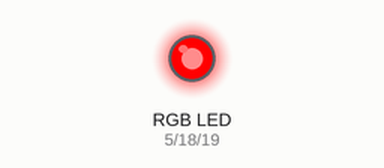
This sketch was run on a simulated ESP32. On the bench: an RGB LED mixed from three pins (HIGH = lit). Nothing arrives over Bluetooth unless stated; a phone connects over Bluetooth LE 3 s after start.

Above: at 0.3 s.
At 1.3 s:
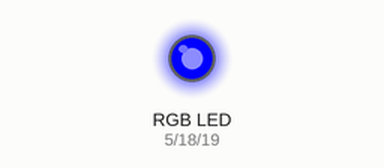
At 2.9 s:
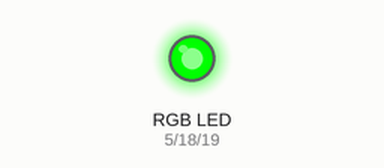
At 4.1 s:
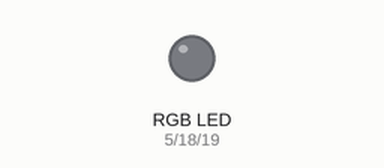
Timing chart, 0 to 5.6 s (numbered marks = the images above):
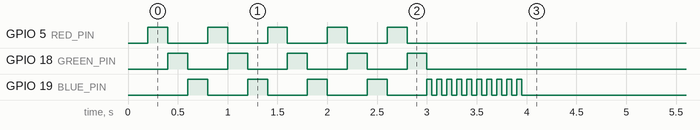

The sketch:

pomo_light.ino
```cpp
#include <BLEDevice.h>
#include <BLEServer.h>
#include <BLEUtils.h>
#include <BLE2902.h>

#define DEVICE_NAME "Pomo Light #1"

#define RED_PIN 5
#define GREEN_PIN 18
#define BLUE_PIN 19

typedef struct {
    uint8_t red;
    uint8_t green;
    uint8_t blue;
} RGBValue;

RGBValue colors;
bool packetOpened;
uint8_t packetPosition;

void setColors(uint8_t red, uint8_t green, uint8_t blue) {
    ledcWrite(1, red);
    ledcWrite(2, green);
    ledcWrite(3, blue);
}

void updateColors(RGBValue values) {
    setColors(values.red, values.green, values.blue);
}

BLEServer *pServer = NULL;
BLECharacteristic * pTxCharacteristic;
bool deviceConnected = false;
bool oldDeviceConnected = false;
uint8_t txValue = 0;

#define SERVICE_UUID           "6E400001-B5A3-F393-E0A9-E50E24DCCA9E" // UART service UUID
#define CHARACTERISTIC_UUID_RX "6E400002-B5A3-F393-E0A9-E50E24DCCA9E"
#define CHARACTERISTIC_UUID_TX "6E400003-B5A3-F393-E0A9-E50E24DCCA9E"


class MyServerCallbacks: public BLEServerCallbacks {
    void onConnect(BLEServer* pServer) {
        setColors(0, 0, 0);
        for (int i = 0; i < 10; i++) {
            setColors(0, 0, 255);
            delay(50);
            setColors(0, 0, 0);
            delay(50);
        }

        setColors(0, 0, 0);
        deviceConnected = true;
    };

    void onDisconnect(BLEServer* pServer) {
        setColors(0, 0, 0);
        for (int i = 0; i < 10; i++) {
            setColors(255, 0, 0);
            delay(50);
            setColors(0, 0, 0);
            delay(50);
        }

        setColors(0, 0, 0);
        deviceConnected = false;
    }
};

class MyCallbacks: public BLECharacteristicCallbacks {
    void onWrite(BLECharacteristic *pCharacteristic) {
        std::string rxValue = pCharacteristic->getValue();

        if (rxValue.length() > 0) {
            for (int i = 0; i < rxValue.length(); i++) {
                uint8_t receivedChar = (uint8_t) rxValue[i];

                if (packetOpened) {
                    switch (packetPosition) {
                        case '0':
                            colors.red = receivedChar;
                            packetPosition = 'R';
                            break;

                        case 'R':
                            colors.green = receivedChar;
                            packetPosition = 'G';
                            break;

                        case 'G':
                            colors.blue = receivedChar;
                            packetPosition = '0';
                            packetOpened = false;
                            updateColors(colors);
                            break;
                    }
                } else {
                    if (receivedChar == 0x00) {
                        packetOpened = true;
                        packetPosition = '0';
                    }
                }
            }
        }
    }
};


void setup() {
    Serial.begin(115200);
    ledcAttachPin(RED_PIN, 1); // assign RGB led pins to channels
    ledcAttachPin(GREEN_PIN, 2);
    ledcAttachPin(BLUE_PIN, 3);

    ledcSetup(1, 12000, 8); // 12 kHz PWM, 8-bit resolution
    ledcSetup(2, 12000, 8);
    ledcSetup(3, 12000, 8);

    colors.red = 0;
    colors.green = 0;
    colors.blue = 0;

    packetOpened = false;
    packetPosition = '0';

    BLEDevice::init(DEVICE_NAME);

    pServer = BLEDevice::createServer();
    pServer->setCallbacks(new MyServerCallbacks());

    BLEService *pService = pServer->createService(SERVICE_UUID);

    pTxCharacteristic = pService->createCharacteristic(
            CHARACTERISTIC_UUID_TX,
            BLECharacteristic::PROPERTY_NOTIFY
    );

    pTxCharacteristic->addDescriptor(new BLE2902());

    BLECharacteristic * pRxCharacteristic = pService->createCharacteristic(
            CHARACTERISTIC_UUID_RX,
            BLECharacteristic::PROPERTY_WRITE
    );

    pRxCharacteristic->setCallbacks(new MyCallbacks());
    pService->start();
    pServer->getAdvertising()->start();

    setColors(0, 0, 0);
    for (int i = 0; i < 5; i++) {
        delay(200);
        setColors(255, 0, 0);
        delay(200);
        setColors(0, 255, 0);
        delay(200);
        setColors(0, 0, 255);
    }

    setColors(0, 0, 0);
}

void loop() {
}
```
